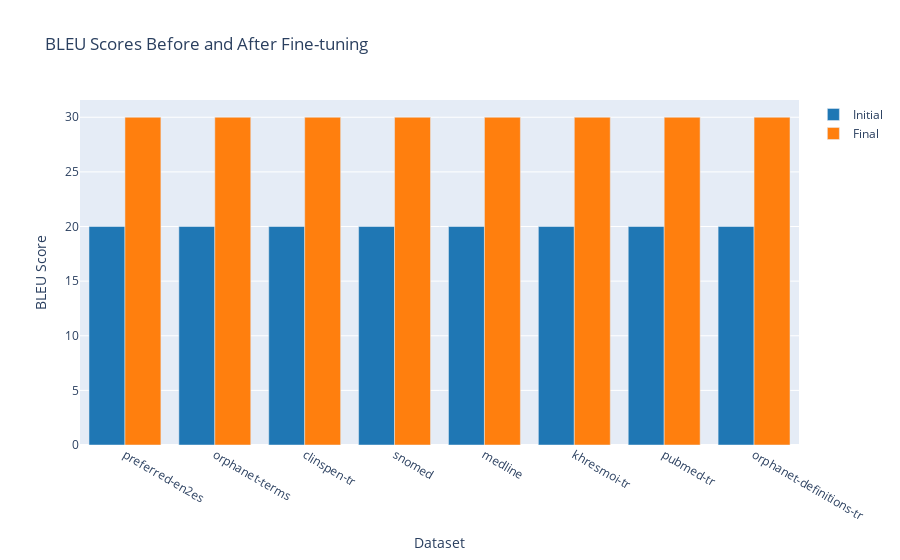

Source (notebook cell):
### Markdown cell above
### Ordered by target length

### Code cell
length_datasets = ["preferred-en2es", "orphanet-terms", "clinspen-tr", "snomed", "medline", "khresmoi-tr", "pubmed-tr", "orphanet-definitions-tr"]
length_initial = [20, 20, 20, 20, 20, 20, 20, 20]
length_final = [30, 30, 30, 30, 30, 30, 30, 30]
plot_curriculum_results(length_datasets, length_initial, length_final)

### Figure 1 — Plotly figure (JSON) as saved in the notebook; plotly's stock layout.template omitted (floating-point values rounded to 4 significant figures)
{"data": [{"marker": {"color": "rgb(31, 119, 180)"}, "name": "Initial", "x": ["preferred-en2es", "orphanet-terms", "clinspen-tr", "snomed", "medline", "khresmoi-tr", "pubmed-tr", "orphanet-definitions-tr"], "y": [20, 20, 20, 20, 20, 20, 20, 20], "type": "bar"}, {"marker": {"color": "rgb(255, 127, 14)"}, "name": "Final", "x": ["preferred-en2es", "orphanet-terms", "clinspen-tr", "snomed", "medline", "khresmoi-tr", "pubmed-tr", "orphanet-definitions-tr"], "y": [30, 30, 30, 30, 30, 30, 30, 30], "type": "bar"}], "layout": {"barmode": "group", "title": {"text": "BLEU Scores Before and After Fine-tuning"}, "xaxis": {"title": {"text": "Dataset"}}, "yaxis": {"title": {"text": "BLEU Score"}}}}
